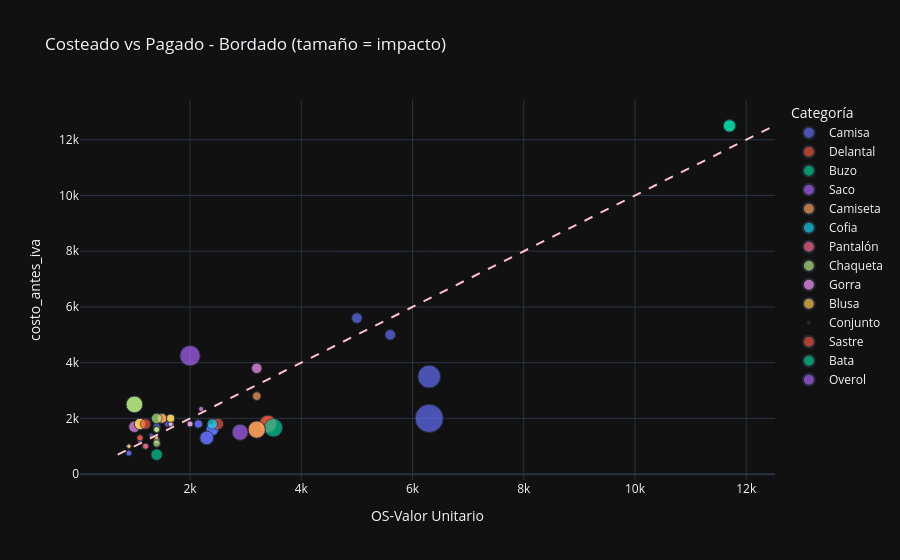

The notebook cell this image was saved under:
### Code cell
# Filtramos el DF para obtener solo los datos de Bordado.
df_bord = df_costos[df_costos['Proceso Producción'] == 'Bordado'].copy()

# Definimos una columna de estado para tener el contexto de qué significa cada punto en la gráfica.
df_bord['estado'] = df_bord.apply(
    lambda 
    x: 'Ahorro' 
    if x['OS-Valor Unitario'] < x['costo_antes_iva'] 
    else 'Sobrecosto',
    axis=1
)


fig_bord= px.scatter(
    df_bord,
    x='OS-Valor Unitario',
    y='costo_antes_iva',
    color='Categoría',
    template='plotly_dark',
    #color_discrete_map={'Ahorro': 'green', 'Sobrecosto': 'red'},
    size=abs(df_bord['costo_antes_iva'] - df_bord['OS-Valor Unitario']),
    title='Costeado vs Pagado - Bordado (tamaño = impacto)'
)

min_val = min(df_bord['costo_antes_iva'].min(), df_bord['OS-Valor Unitario'].min())
max_val = max(df_bord['costo_antes_iva'].max(), df_bord['OS-Valor Unitario'].max())

fig_bord.add_shape(
    type="line",
    x0=min_val, y0=min_val,
    x1=max_val, y1=max_val,
    line=dict(color="pink", dash="dash")
)

fig_bord.show()

### Figure 1 — Plotly figure (JSON) as saved in the notebook; plotly's stock layout.template omitted (floating-point values rounded to 4 significant figures)
{"data": [{"hovertemplate": "Categoría=Camisa<br>OS-Valor Unitario=%{x}<br>costo_antes_iva=%{y}<br>size=%{marker.size}<extra></extra>", "legendgroup": "Camisa", "marker": {"color": "#636efa", "size": [150.0, 150.0, 800.0, 800.0, 4300.0, 2800.0, 800.0, 800.0, 600.0, 150.0, 100.0, 350.0, 350.0, 200.0, 1000.0, 1000.0, 200.0, 100.0, 0.0, 0.0, 0.0, 0.0, 0.0, 0.0, 0.0, 0.0, 0.0, 0.0, 0.0, 0.0, 0.0, 0.0, 200.0, 150.0, 150.0, 150.0, 600.0, 100.0, 100.0, 150.0, 150.0, 150.0, 200.0, 350.0, 350.0, 350.0, 100.0, 350.0, 700.0, 700.0, 300.0], "sizemode": "area", "sizeref": 10.75, "symbol": "circle"}, "mode": "markers", "name": "Camisa", "orientation": "v", "showlegend": true, "type": "scatter", "x": [900.0, 900.0, 2400.0, 2400.0, 6300.0, 6300.0, 2400.0, 2400.0, 5600.0, 900.0, 1400.0, 2150.0, 2150.0, 1400.0, 2300.0, 2300.0, 1400.0, 1400.0, 1100.0, 1100.0, 9500.0, 1100.0, 1100.0, 1400.0, 5600.0, 6600.0, 4000.0, 5600.0, 4000.0, 4000.0, 5000.0, 1400.0, 1600.0, 1650.0, 1650.0, 1650.0, 5000.0, 900.0, 900.0, 1650.0, 1650.0, 1650.0, 1600.0, 1650.0, 1650.0, 1650.0, 1300.0, 1650.0, 1100.0, 1100.0, 1400.0], "xaxis": "x", "y": [750.0, 750.0, 1600.0, 1600.0, 2000.0, 3500.0, 1600.0, 1600.0, 5000.0, 750.0, 1300.0, 1800.0, 1800.0, 1200.0, 1300.0, 1300.0, 1200.0, 1300.0, 1100.0, 1100.0, 9500.0, 1100.0, 1100.0, 1400.0, 5600.0, 6600.0, 4000.0, 5600.0, 4000.0, 4000.0, 5000.0, 1400.0, 1800.0, 1800.0, 1800.0, 1800.0, 5600.0, 1000.0, 1000.0, 1800.0, 1800.0, 1800.0, 1800.0, 2000.0, 2000.0, 2000.0, 1400.0, 2000.0, 1800.0, 1800.0, 1700.0], "yaxis": "y"}, {"hovertemplate": "Categoría=Delantal<br>OS-Valor Unitario=%{x}<br>costo_antes_iva=%{y}<br>size=%{marker.size}<extra></extra>", "legendgroup": "Delantal", "marker": {"color": "#EF553B", "size": [700.0, 1600.0, 1600.0], "sizemode": "area", "sizeref": 10.75, "symbol": "circle"}, "mode": "markers", "name": "Delantal", "orientation": "v", "showlegend": true, "type": "scatter", "x": [2500.0, 3400.0, 3400.0], "xaxis": "x", "y": [1800.0, 1800.0, 1800.0], "yaxis": "y"}, {"hovertemplate": "Categoría=Buzo<br>OS-Valor Unitario=%{x}<br>costo_antes_iva=%{y}<br>size=%{marker.size}<extra></extra>", "legendgroup": "Buzo", "marker": {"color": "#00cc96", "size": [1835.0, 700.0, 0.0, 200.0], "sizemode": "area", "sizeref": 10.75, "symbol": "circle"}, "mode": "markers", "name": "Buzo", "orientation": "v", "showlegend": true, "type": "scatter", "x": [3500.0, 1400.0, 4000.0, 1400.0], "xaxis": "x", "y": [1665.0, 700.0, 4000.0, 1600.0], "yaxis": "y"}, {"hovertemplate": "Categoría=Saco<br>OS-Valor Unitario=%{x}<br>costo_antes_iva=%{y}<br>size=%{marker.size}<extra></extra>", "legendgroup": "Saco", "marker": {"color": "#ab63fa", "size": [1400.0], "sizemode": "area", "sizeref": 10.75, "symbol": "circle"}, "mode": "markers", "name": "Saco", "orientation": "v", "showlegend": true, "type": "scatter", "x": [2900.0], "xaxis": "x", "y": [1500.0], "yaxis": "y"}, {"hovertemplate": "Categoría=Camiseta<br>OS-Valor Unitario=%{x}<br>costo_antes_iva=%{y}<br>size=%{marker.size}<extra></extra>", "legendgroup": "Camiseta", "marker": {"color": "#FFA15A", "size": [400.0, 1600.0, 1600.0, 200.0, 0.0, 0.0, 0.0, 0.0, 0.0, 0.0, 0.0, 0.0, 0.0, 0.0, 0.0, 0.0, 0.0, 0.0, 0.0, 0.0, 0.0, 0.0, 0.0, 0.0, 0.0, 0.0, 0.0, 0.0, 0.0, 0.0, 0.0, 500.0, 500.0, 500.0, 350.0, 350.0], "sizemode": "area", "sizeref": 10.75, "symbol": "circle"}, "mode": "markers", "name": "Camiseta", "orientation": "v", "showlegend": true, "type": "scatter", "x": [3200.0, 3200.0, 3200.0, 1400.0, 1500.0, 1100.0, 1500.0, 1100.0, 1400.0, 4000.0, 1500.0, 1500.0, 1500.0, 1500.0, 1500.0, 1500.0, 1500.0, 1500.0, 900.0, 900.0, 1400.0, 900.0, 900.0, 1500.0, 1500.0, 1500.0, 1500.0, 1500.0, 1500.0, 1500.0, 1400.0, 1500.0, 1500.0, 1500.0, 1650.0, 1650.0], "xaxis": "x", "y": [2800.0, 1600.0, 1600.0, 1200.0, 1500.0, 1100.0, 1500.0, 1100.0, 1400.0, 4000.0, 1500.0, 1500.0, 1500.0, 1500.0, 1500.0, 1500.0, 1500.0, 1500.0, 900.0, 900.0, 1400.0, 900.0, 900.0, 1500.0, 1500.0, 1500.0, 1500.0, 1500.0, 1500.0, 1500.0, 1400.0, 2000.0, 2000.0, 2000.0, 2000.0, 2000.0], "yaxis": "y"}, {"hovertemplate": "Categoría=Cofia<br>OS-Valor Unitario=%{x}<br>costo_antes_iva=%{y}<br>size=%{marker.size}<extra></extra>", "legendgroup": "Cofia", "marker": {"color": "#19d3f3", "size": [600.0], "sizemode": "area", "sizeref": 10.75, "symbol": "circle"}, "mode": "markers", "name": "Cofia", "orientation": "v", "showlegend": true, "type": "scatter", "x": [2400.0], "xaxis": "x", "y": [1800.0], "yaxis": "y"}, {"hovertemplate": "Categoría=Pantalón<br>OS-Valor Unitario=%{x}<br>costo_antes_iva=%{y}<br>size=%{marker.size}<extra></extra>", "legendgroup": "Pantalón", "marker": {"color": "#FF6692", "size": [200.0, 200.0, 0.0, 0.0, 0.0, 0.0, 100.0, 100.0], "sizemode": "area", "sizeref": 10.75, "symbol": "circle"}, "mode": "markers", "name": "Pantalón", "orientation": "v", "showlegend": true, "type": "scatter", "x": [1200.0, 1200.0, 700.0, 700.0, 700.0, 700.0, 1100.0, 1100.0], "xaxis": "x", "y": [1000.0, 1000.0, 700.0, 700.0, 700.0, 700.0, 1200.0, 1200.0], "yaxis": "y"}, {"hovertemplate": "Categoría=Chaqueta<br>OS-Valor Unitario=%{x}<br>costo_antes_iva=%{y}<br>size=%{marker.size}<extra></extra>", "legendgroup": "Chaqueta", "marker": {"color": "#B6E880", "size": [200.0, 300.0, 0.0, 0.0, 0.0, 0.0, 200.0, 200.0, 200.0, 200.0, 200.0, 200.0, 1500.0, 200.0, 150.0, 150.0, 150.0, 600.0, 150.0, 1500.0, 350.0], "sizemode": "area", "sizeref": 10.75, "symbol": "circle"}, "mode": "markers", "name": "Chaqueta", "orientation": "v", "showlegend": true, "type": "scatter", "x": [2000.0, 1400.0, 5000.0, 7300.0, 1100.0, 1100.0, 1400.0, 1400.0, 1400.0, 1400.0, 1400.0, 1400.0, 1000.0, 1400.0, 1650.0, 1650.0, 1650.0, 1400.0, 1650.0, 1000.0, 1650.0], "xaxis": "x", "y": [1800.0, 1100.0, 5000.0, 7300.0, 1100.0, 1100.0, 1600.0, 1600.0, 1600.0, 1600.0, 1600.0, 1600.0, 2500.0, 1600.0, 1800.0, 1800.0, 1800.0, 2000.0, 1800.0, 2500.0, 2000.0], "yaxis": "y"}, {"hovertemplate": "Categoría=Gorra<br>OS-Valor Unitario=%{x}<br>costo_antes_iva=%{y}<br>size=%{marker.size}<extra></extra>", "legendgroup": "Gorra", "marker": {"color": "#FF97FF", "size": [200.0, 0.0, 136.0, 150.0, 700.0, 600.0], "sizemode": "area", "sizeref": 10.75, "symbol": "circle"}, "mode": "markers", "name": "Gorra", "orientation": "v", "showlegend": true, "type": "scatter", "x": [2000.0, 4000.0, 2200.0, 1650.0, 1000.0, 3200.0], "xaxis": "x", "y": [1800.0, 4000.0, 2336.0, 1800.0, 1700.0, 3800.0], "yaxis": "y"}, {"hovertemplate": "Categoría=Blusa<br>OS-Valor Unitario=%{x}<br>costo_antes_iva=%{y}<br>size=%{marker.size}<extra></extra>", "legendgroup": "Blusa", "marker": {"color": "#FECB52", "size": [100.0, 100.0, 100.0, 350.0, 100.0, 100.0, 700.0, 700.0], "sizemode": "area", "sizeref": 10.75, "symbol": "circle"}, "mode": "markers", "name": "Blusa", "orientation": "v", "showlegend": true, "type": "scatter", "x": [1400.0, 900.0, 900.0, 1650.0, 900.0, 900.0, 1100.0, 1100.0], "xaxis": "x", "y": [1300.0, 1000.0, 1000.0, 2000.0, 1000.0, 1000.0, 1800.0, 1800.0], "yaxis": "y"}, {"hovertemplate": "Categoría=Conjunto<br>OS-Valor Unitario=%{x}<br>costo_antes_iva=%{y}<br>size=%{marker.size}<extra></extra>", "legendgroup": "Conjunto", "marker": {"color": "#636efa", "size": [0.0, 0.0, 0.0], "sizemode": "area", "sizeref": 10.75, "symbol": "circle"}, "mode": "markers", "name": "Conjunto", "orientation": "v", "showlegend": true, "type": "scatter", "x": [900.0, 900.0, 900.0], "xaxis": "x", "y": [900.0, 900.0, 900.0], "yaxis": "y"}, {"hovertemplate": "Categoría=Sastre<br>OS-Valor Unitario=%{x}<br>costo_antes_iva=%{y}<br>size=%{marker.size}<extra></extra>", "legendgroup": "Sastre", "marker": {"color": "#EF553B", "size": [200.0, 200.0, 200.0, 600.0], "sizemode": "area", "sizeref": 10.75, "symbol": "circle"}, "mode": "markers", "name": "Sastre", "orientation": "v", "showlegend": true, "type": "scatter", "x": [1100.0, 1100.0, 1100.0, 1200.0], "xaxis": "x", "y": [1300.0, 1300.0, 1300.0, 1800.0], "yaxis": "y"}, {"hovertemplate": "Categoría=Bata<br>OS-Valor Unitario=%{x}<br>costo_antes_iva=%{y}<br>size=%{marker.size}<extra></extra>", "legendgroup": "Bata", "marker": {"color": "#00cc96", "size": [800.0, 800.0, 800.0, 800.0, 800.0, 800.0], "sizemode": "area", "sizeref": 10.75, "symbol": "circle"}, "mode": "markers", "name": "Bata", "orientation": "v", "showlegend": true, "type": "scatter", "x": [11700.0, 11700.0, 11700.0, 11700.0, 11700.0, 11700.0], "xaxis": "x", "y": [12500.0, 12500.0, 12500.0, 12500.0, 12500.0, 12500.0], "yaxis": "y"}, {"hovertemplate": "Categoría=Overol<br>OS-Valor Unitario=%{x}<br>costo_antes_iva=%{y}<br>size=%{marker.size}<extra></extra>", "legendgroup": "Overol", "marker": {"color": "#ab63fa", "size": [2250.0], "sizemode": "area", "sizeref": 10.75, "symbol": "circle"}, "mode": "markers", "name": "Overol", "orientation": "v", "showlegend": true, "type": "scatter", "x": [2000.0], "xaxis": "x", "y": [4250.0], "yaxis": "y"}], "layout": {"legend": {"itemsizing": "constant", "title": {"text": "Categoría"}, "tracegroupgap": 0}, "shapes": [{"line": {"color": "pink", "dash": "dash"}, "type": "line", "x0": 700, "x1": 12500, "y0": 700, "y1": 12500}], "title": {"text": "Costeado vs Pagado - Bordado (tamaño = impacto)"}, "xaxis": {"anchor": "y", "domain": [0, 1], "title": {"text": "OS-Valor Unitario"}}, "yaxis": {"anchor": "x", "domain": [0, 1], "title": {"text": "costo_antes_iva"}}}}
